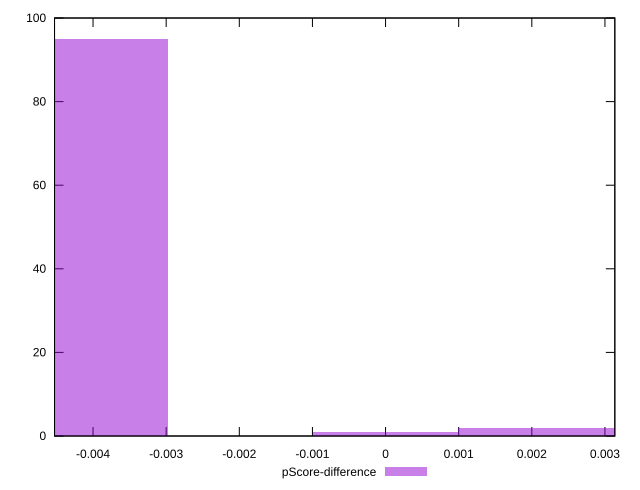

Write gnuplot code to recreate this figure.
reset

$pScoreDifference <<EOF
0 1
0.001985614741890851 2
-0.003971229483781702 95
0.003971229483781702 2
EOF

set key outside below
set boxwidth 0.001985614741890851
set xrange [-0.004526618797273674:0.0031351072409038228]
set yrange [0:100]
set trange [0:100]
set style fill transparent solid 0.5 noborder
set terminal svg size 640, 490 enhanced background rgb 'white'
set output "report_00016_2021-02-10T13-31-48.338Z/speed-index/samples/pages+cached+noadtech/pScore-difference/histogram.svg"

plot $pScoreDifference title "pScore-difference" with boxes

reset
